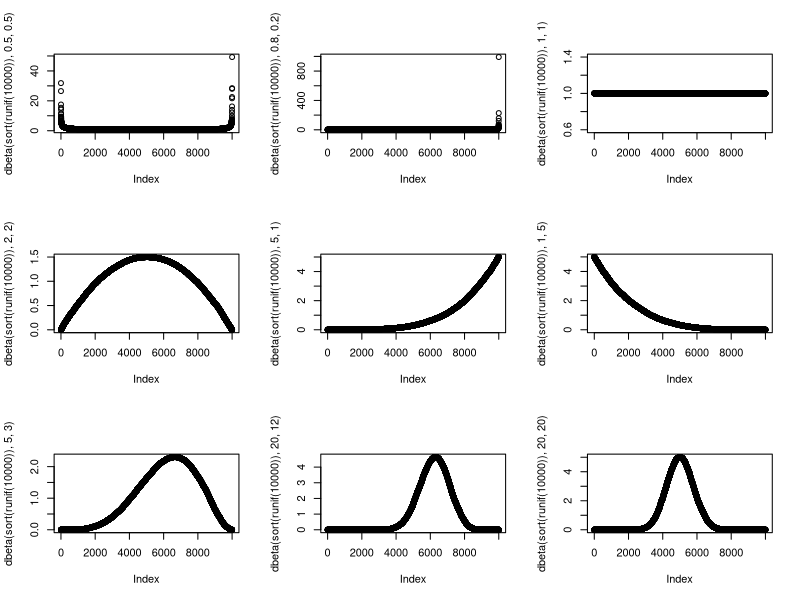

The R script that drew this image:

par(mfrow=c(3,3))
plot(dbeta(sort(runif(10000)),0.5,0.5))
plot(dbeta(sort(runif(10000)),0.8,0.2))
plot(dbeta(sort(runif(10000)),1,1))
plot(dbeta(sort(runif(10000)),2,2))
plot(dbeta(sort(runif(10000)),5,1))
plot(dbeta(sort(runif(10000)),1,5))
plot(dbeta(sort(runif(10000)),5,3))
plot(dbeta(sort(runif(10000)),20,12))
plot(dbeta(sort(runif(10000)),20,20))

